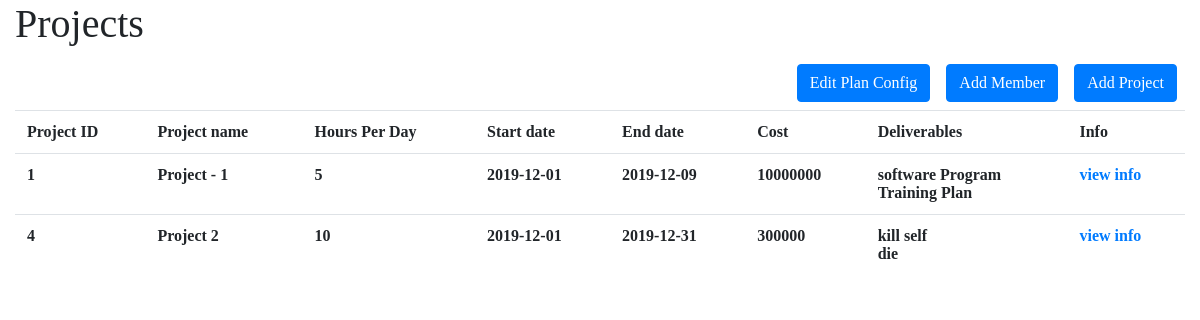
Page /Projects.php on the earlier database version.
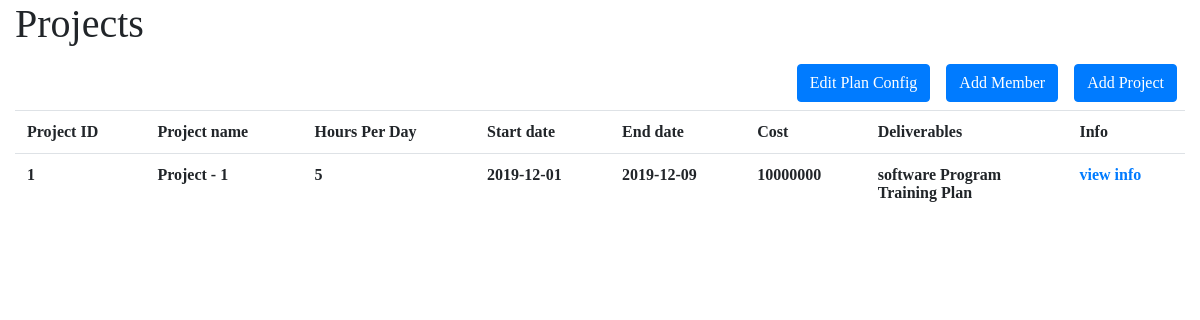
Same page on the later database version.
### tables this page shows
CREATE TABLE `project` (
  `id` int(11) NOT NULL,
  `pm-id` int(11) NOT NULL,
  `name` varchar(255) NOT NULL,
  `hours-per-day` int(11) NOT NULL,
  `cost` double NOT NULL,
  `start-date` date NOT NULL,
  `end-date` date DEFAULT NULL
);

### Projects.php (the view, shortened to what this page needs)
<?php
require 'db.inc.php';
$stmt = $link->prepare('SELECT * FROM `project`');
$stmt->bind_result($id, $dummy, $name, $hpd, $cost, $start_date, $end_date);
$stmt->execute();
?>
<html>
<head>
    <link rel="stylesheet" href="css/bootstrap.min.css">
    <link rel="stylesheet" href="css/style.css">
</head>
<body>
    <div class="container-fluid">
        <div class="row">
            <div class="col-12">
                <h1>Projects</h1>
            </div>
        </div>
        <div class="row">
            <div class="col-12">
                <a class="btn btn-primary float-right m-2" href="add_project.php">Add Project</a>
                <button class="btn btn-primary float-right m-2" id="add-member-btn">Add Member</button>
                <button type="button" class="btn btn-primary float-right m-2" data-toggle="modal" data-target="#myModal">Edit Plan Config</button>
            </div>
            <div class="col-12">
                <table class="table">
                    <tr>
                        <th>Project ID</th>
                        <th>Project name</th>
                        <th>Hours Per Day</th>
                        <th>Start date</th>
                        <th>End date</th>
                        <th>Cost</th>
                        <th>Deliverables</th>
                        <th>Info</th>
                    </tr>
                    <?php
                    $stmt->store_result();
                    $d_stmt = $link->prepare('SELECT `title` FROM `deliverables` WHERE `project-id` = ?');
                    $d_stmt->bind_param('i', $id);
                    $d_stmt->bind_result($d_title);
                    while ($stmt->fetch()) {
                        $d_stmt->execute();
                        $titles = array();
                        while ($d_stmt->fetch()) {
                            $titles[] = $d_title;
                        }
                        $titles_str = implode('<br />', $titles);
                        echo "
                                        <tr>
                                            <td>{$id}</td>
                                            <td>{$name}</td>
                                            <td>{$hpd}</td>
                                            <td>{$start_date}</td>
                                            <td>{$end_date}</td>
                                            <td>{$cost}</td>
                                            <td>{$titles_str}</td>
                                            <td> <a href = 'project_info.php?id=$id'> view info </a></td>
                                        </tr>
                                    ";
                    }
                    ?>
                </table>
            </div>
        </div>
    </div>
</body>
</html>

### css/style.css (style rules this page uses)
* { font-family: cursive; font-weight: bold; }

Differences in the rows shown:
removed project: id "4", name "Project 2", value "10", value "2019-12-01", value "2019-12-31", cost "300000", titles "kill self die"
